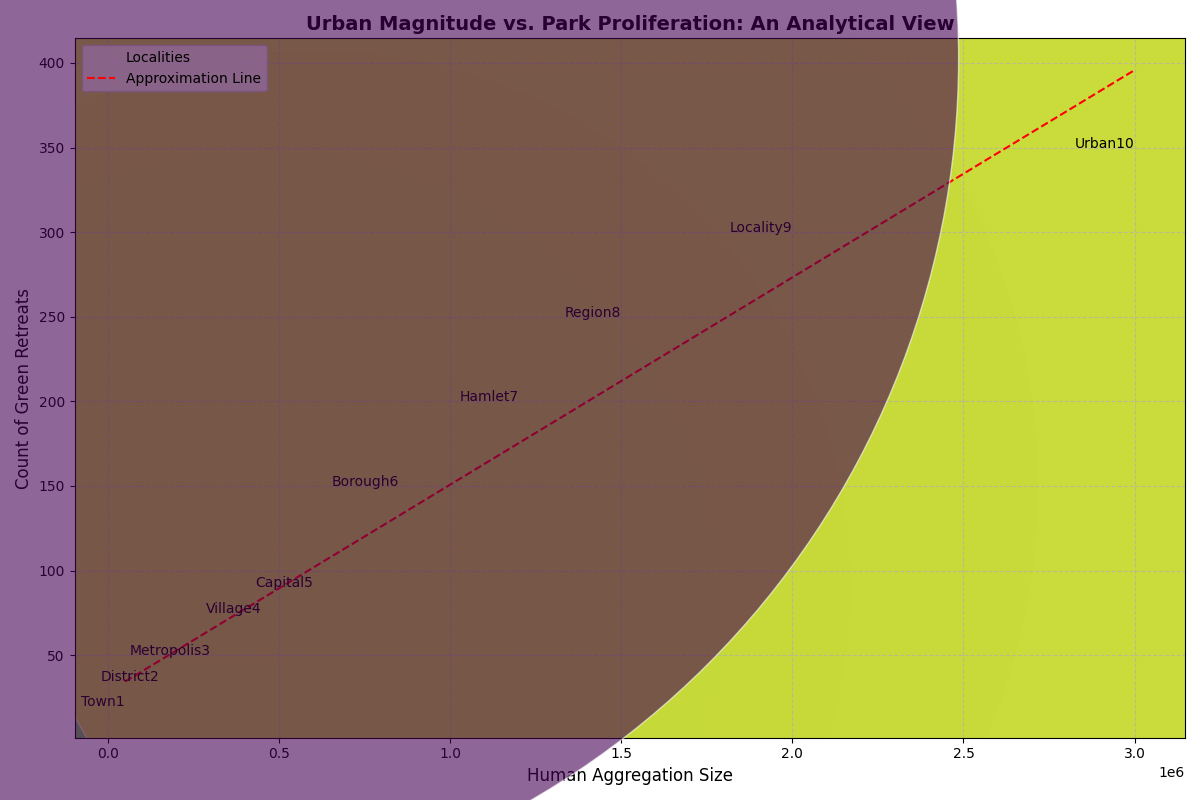

This chart was generated by the following Python code:
import numpy as np
import matplotlib.pyplot as plt

# Create data
cities = ['Town1', 'District2', 'Metropolis3', 'Village4', 'Capital5', 'Borough6', 'Hamlet7', 'Region8', 'Locality9', 'Urban10']
populations = [50000, 150000, 300000, 450000, 600000, 850000, 1200000, 1500000, 2000000, 3000000]
park_counts = [20, 35, 50, 75, 90, 150, 200, 250, 300, 350]

# Initialize figure and axis
fig, ax = plt.subplots(figsize=(12, 8))

# Add scatter plot
scatter = ax.scatter(populations, park_counts, s=populations, alpha=0.6, edgecolors='w', c=park_counts, cmap='viridis', label='Localities')

# Add annotations for each city
for i, city in enumerate(cities):
    ax.annotate(city, (populations[i], park_counts[i]), fontsize=10, ha='right')

# Adding a regression line
coefficients = np.polyfit(populations, park_counts, 1)
polynomial = np.poly1d(coefficients)
trendline = polynomial(populations)
ax.plot(populations, trendline, color='red', linestyle='--', linewidth=1.5, label='Approximation Line')

# Title and labels
ax.set_title('Urban Magnitude vs. Park Proliferation: An Analytical View', fontsize=14, fontweight='bold')
ax.set_xlabel('Human Aggregation Size', fontsize=12)
ax.set_ylabel('Count of Green Retreats', fontsize=12)

# Add legends and grid
ax.legend()
ax.grid(True, linestyle='--', alpha=0.7)

# Improve layout
plt.tight_layout()

# Show plot
plt.show()
